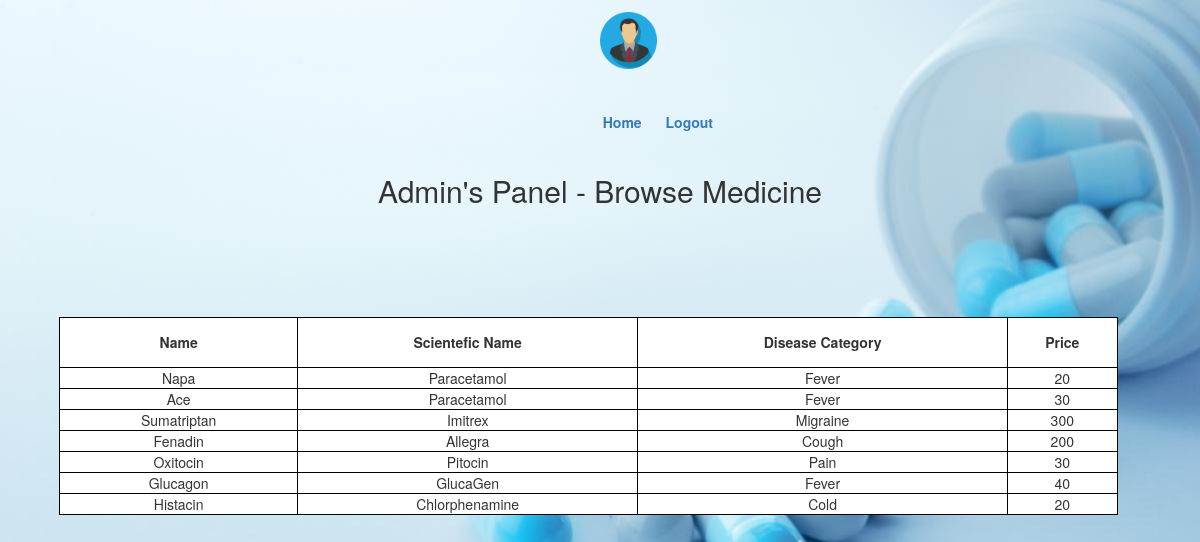
Page /admedlist1.php on the committed database.
### tables this page shows
CREATE TABLE `medicine` (
  `price` int(11) NOT NULL,
  `medId` int(11) NOT NULL,
  `medName` varchar(40) NOT NULL,
  `scienteficName` varchar(40) NOT NULL,
  `diseaseCategory` varchar(40) NOT NULL
);

### admedlist1.php (the view, shortened to what this page needs)
<!DOCTYPE html>
 <html class="no-js">
<html lang="en-US">
<head>
	<link rel="stylesheet" type="text/css" href="css/font-awesome.min.css" media="all" />
	<link rel="stylesheet" type="text/css" href="css/normalize.css" media="all" />
	<link rel="stylesheet" type="text/css" href="css/bootstrap.css" media="all" />
	<link rel="stylesheet" type="text/css" href="style.css" media="all" />
</head>
<body class="brwsmdcn">
<div class="header-area">
		<div class="header-top">
			<div class="container">
                <a href="#"><img src="img/admin.png" style="max-height: 5%;max-width: 5%;margin-left: 50%;opacity:1.0;"></a> <br>
				<div class="menu col-md-5" style="margin-left: 20%;margin-top: 2%">
					<ul class="list-unstyled list-inline pull-right">
						<li><a href="adminhome.php">Home</a></li>
						<li><a href="logout.php">Logout</a></li>
					</ul>
				</div>
			</div>
		</div>
	</div>
		<div class="">
		<div class="br">
			<div class="br-top text-center">
				<div class="container">
					<h2>Admin's Panel - Browse Medicine</h2>
				</div>
			</div>
                </div>
            <br>
		<div class="result_table" style="margin-left: 2%;text-align: center">
            <br>
            <br>
            <br>
            <br>
            <table style="background:white;border:1px solid black;" class="text-center">
                <thead>
                    <tr style="padding-left: 10px;">
                        <th style="border:1px solid black">Name</th>
                        <th style="border:1px solid black">Scientefic Name</th>
                        <th style="border:1px solid black">Disease Category</th>
                        <th style="border:1px solid black">Price</th>
                    </tr>
                </thead>
                <tbody>
                    <?php
                    $con=mysqli_connect("localhost","root","");
                    mysqli_select_db($con,'medicineguide');
                        $resul = mysqli_query($con,"SELECT * FROM medicine;") or die("Failed to fetch".mysql_error());
                    while( $row = mysqli_fetch_assoc( $resul) ){
                                    echo "<tr><td>{$row['medName']}</td><td>{$row['scienteficName']}</td><td>{$row['diseaseCategory']}</td><td>{$row['price']}</td></tr>\n";
                                        }
                ?>
                </tbody>
            </table>
		<br>
		</div>
		</div>
</body>
</html>

### style.css (style rules this page uses)
.header-top { padding: 1%; }
.menu { margin-left: 150px; }
.menu a { text-decoration: none; font-weight: bold; margin-left: 10px; }
.brwsmdcn { background: url(images/14.jpg) no-repeat center center fixed; -webkit-background-size: cover; -moz-background-size: cover; -o-background-size: cover; background-size: cover; }
table, td, th { border: 1px solid black; text-align: center; }
table { border-collapse: collapse; width: 90%; margin-left: 3%; }
th { height: 50px; text-align: center; }

### rows in the picture
medicine: medName "Napa", scienteficName "Paracetamol", diseaseCategory "Fever", price "20"
medicine: medName "Ace", scienteficName "Paracetamol", diseaseCategory "Fever", price "30"
medicine: medName "Sumatriptan", scienteficName "Imitrex", diseaseCategory "Migraine", price "300"
medicine: medName "Fenadin", scienteficName "Allegra", diseaseCategory "Cough", price "200"
medicine: medName "Oxitocin", scienteficName "Pitocin", diseaseCategory "Pain", price "30"
medicine: medName "Glucagon", scienteficName "GlucaGen", diseaseCategory "Fever", price "40"
medicine: medName "Histacin", scienteficName "Chlorphenamine", diseaseCategory "Cold", price "20"
